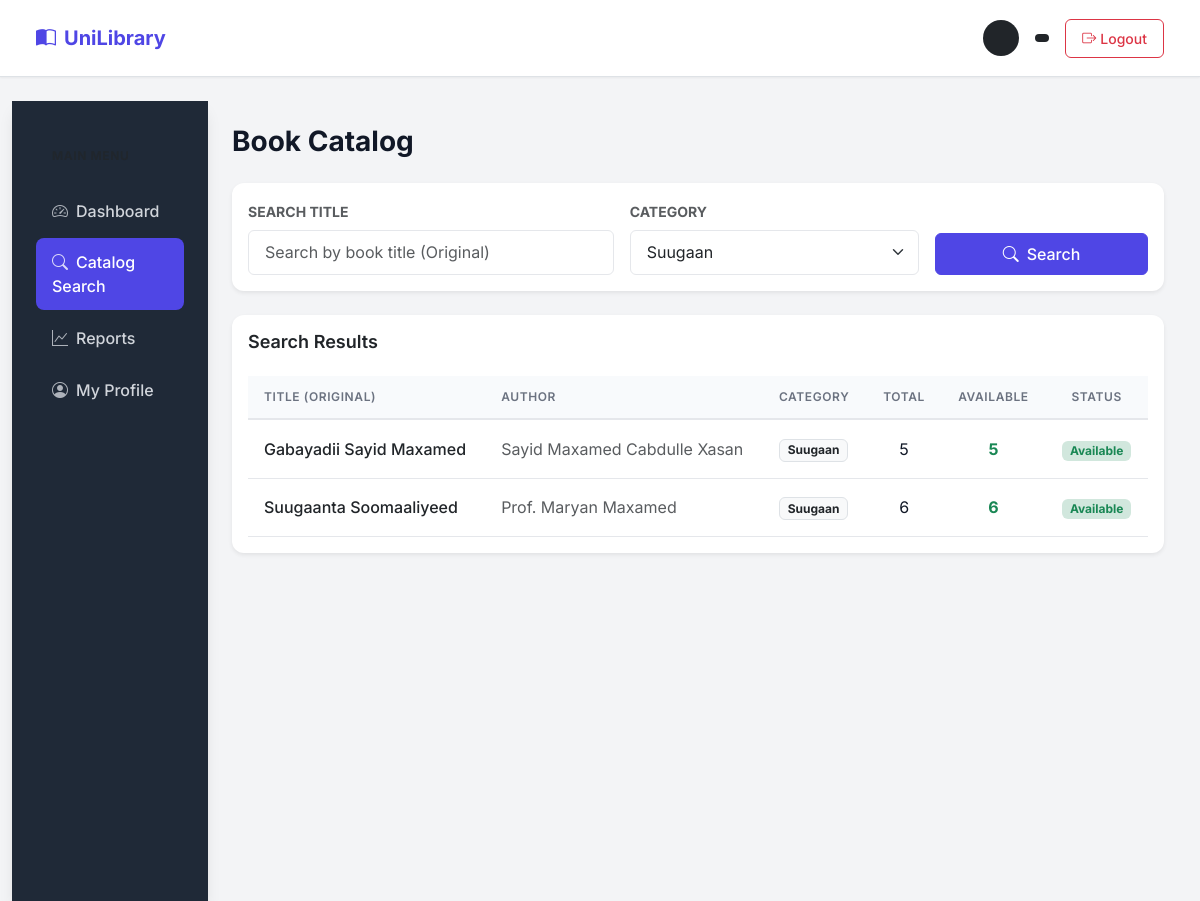
The app's page /public/catalog.php?category=5 (signed in) with its own data.
### tables this page shows
CREATE TABLE books (
    id INT AUTO_INCREMENT PRIMARY KEY,
    title_somali VARCHAR(255) NOT NULL,
    author_somali VARCHAR(150) NOT NULL,
    category_id INT NOT NULL,
    isbn VARCHAR(50),
    total_copies INT NOT NULL DEFAULT 1,
    available_copies INT NOT NULL DEFAULT 1,
    status ENUM('available','unavailable') DEFAULT 'available',
    created_at TIMESTAMP DEFAULT CURRENT_TIMESTAMP,
    FOREIGN KEY (category_id) REFERENCES categories(id)
);

CREATE TABLE categories (
    id INT AUTO_INCREMENT PRIMARY KEY,
    name_somali VARCHAR(100) NOT NULL UNIQUE
);

### public/catalog.php (the view, shortened to what this page needs)
<?php
$pdo = getPDO();
$searchTitle = trim($_GET['q'] ?? '');
$categoryFilter = (int)($_GET['category'] ?? 0);
$categories = $pdo->query('SELECT * FROM categories ORDER BY name_somali')->fetchAll();
$where = [];
$params = [];
if ($categoryFilter) {
    $where[] = 'b.category_id = :category';
    $params[':category'] = $categoryFilter;
}
$sql = 'SELECT b.*, c.name_somali AS category_name
        FROM books b
        JOIN categories c ON b.category_id = c.id';
if ($where) {
    $sql .= ' WHERE ' . implode(' AND ', $where);
}
$sql .= ' ORDER BY b.title_somali ASC';
$stmt = $pdo->prepare($sql);
$stmt->execute($params);
$books = $stmt->fetchAll();
include __DIR__ . '/../includes/header.php';
?>
<div class="row g-0">
    <?php include __DIR__ . '/../includes/sidebar.php'; ?>
    <div class="col-md-10 p-4">
        <h3 class="mb-4 fw-bold">Book Catalog</h3>
        <div class="card shadow-sm border-0 mb-4">
            <div class="card-body">
                <form method="get" class="row g-3">
                    <div class="col-md-5">
                        <label for="search" class="form-label text-muted small text-uppercase fw-bold">Search Title</label>
                        <input type="text" name="q" id="search" value="<?php echo htmlspecialchars($searchTitle); ?>" class="form-control" placeholder="Search by book title (Original)">
                    </div>
                    <div class="col-md-4">
                        <label for="category" class="form-label text-muted small text-uppercase fw-bold">Category</label>
                        <select name="category" id="category" class="form-select">
                            <?php foreach ($categories as $cat): ?>
                                <option value="<?php echo $cat['id']; ?>" <?php echo $categoryFilter === (int)$cat['id'] ? 'selected' : ''; ?>>
                                    <?php echo htmlspecialchars($cat['name_somali']); ?>
                                </option>
                            <?php endforeach; ?>
                        </select>
                    </div>
                    <div class="col-md-3 d-flex align-items-end">
                        <button type="submit" class="btn btn-primary w-100">
                            <i class="bi bi-search me-2"></i>Search
                        </button>
                    </div>
                </form>
            </div>
        </div>
        <div class="card shadow-sm border-0">
            <div class="card-body">
                <h5 class="card-title mb-4">Search Results</h5>
                <div class="table-responsive">
                    <table class="table table-hover align-middle">
                        <thead class="bg-light">
                            <tr>
                                <th>Title (Original)</th>
                                <th>Author</th>
                                <th>Category</th>
                                <th class="text-center">Total</th>
                                <th class="text-center">Available</th>
                                <th class="text-center">Status</th>
                            </tr>
                        </thead>
                        <tbody>
                            <?php if (count($books) > 0): ?>
                                <?php foreach ($books as $b): ?>
                                    <tr>
                                        <td class="fw-medium text-dark"><?php echo htmlspecialchars($b['title_somali']); ?></td>
                                        <td class="text-muted"><?php echo htmlspecialchars($b['author_somali']); ?></td>
                                        <td><span class="badge bg-light text-dark border"><?php echo htmlspecialchars($b['category_name']); ?></span></td>
                                        <td class="text-center"><?php echo $b['total_copies']; ?></td>
                                        <td class="text-center">
                                            <?php if ($b['available_copies'] > 0): ?>
                                                <span class="text-success fw-bold"><?php echo $b['available_copies']; ?></span>
                                            <?php else: ?>
                                                <span class="text-danger fw-bold">0</span>
                                            <?php endif; ?>
                                        </td>
                                        <td class="text-center">
                                            <?php if ($b['status'] === 'available' && $b['available_copies'] > 0): ?>
                                                <span class="badge bg-success-subtle text-success">Available</span>
                                            <?php else: ?>
                                                <span class="badge bg-danger-subtle text-danger">Unavailable</span>
                                            <?php endif; ?>
                                        </td>
                                    </tr>
                                <?php endforeach; ?>
                            <?php endif; ?>
                        </tbody>
                    </table>
                </div>
            </div>
        </div>
    </div>
</div>
<?php include __DIR__ . '/../includes/footer.php'; ?>

### public/assets/css/style.css (style rules this page uses)
:root { --primary-color: #4f46e5; --primary-hover: #4338ca; --secondary-color: #64748b; --accent-color: #0ea5e9; --success-color: #10b981; --warning-color: #f59e0b; --danger-color: #ef4444; --dark-bg: #111827; --sidebar-bg: #1f2937; --card-bg: #ffffff; --body-bg: #f3f4f6; --text-main: #111827; --text-muted: #6b7280; --border-color: #e5e7eb; --radius-sm: 0.375rem; --radius-md: 0.5rem; --radius-lg: 0.75rem; --shadow-sm: 0 1px 2px 0 rgb(0 0 0 / 0.05); --shadow-md: 0 4px 6px -1px rgb(0 0 0 / 0.1), 0 2px 4px -2px rgb(0 0 0 / 0.1); --shadow-lg: 0 10px 15px -3px rgb(0 0 0 / 0.1), 0 4px 6px -4px rgb(0 0 0 / 0.1); }
body { font-family: 'Inter', sans-serif; background-color: var(--body-bg); color: var(--text-main); line-height: 1.5; }
h1, h2, h3, h4, h5, h6 { font-weight: 600; color: var(--text-main); margin-bottom: 1rem; }
.card { background-color: var(--card-bg); border: 1px solid var(--border-color); border-radius: var(--radius-lg); box-shadow: var(--shadow-sm); margin-bottom: 1.5rem; }
.card-title { font-size: 1.125rem; font-weight: 600; margin-bottom: 1rem; }
.btn { border-radius: var(--radius-sm); font-weight: 500; padding: 0.5rem 1rem; transition: all 0.2s; }
.btn-primary { background-color: var(--primary-color); border-color: var(--primary-color); }
.form-control, .form-select { border-radius: var(--radius-sm); border: 1px solid var(--border-color); padding: 0.6rem 1rem; }
.table { margin-bottom: 0; }
.table th { background-color: #f8fafc; color: var(--text-muted); font-weight: 600; text-transform: uppercase; font-size: 0.75rem; letter-spacing: 0.05em; padding: 0.75rem 1rem; border-bottom: 2px solid var(--border-color); }
.table td { padding: 1rem; vertical-align: middle; border-bottom: 1px solid var(--border-color); color: var(--text-main); }

### records on screen
books: title_somali "Gabayadii Sayid Maxamed", author_somali "Sayid Maxamed Cabdulle Xasan", category.name_somali "Suugaan", total_copies "5", available_copies "5", status "Available"
books: title_somali "Suugaanta Soomaaliyeed", author_somali "Prof. Maryan Maxamed", category.name_somali "Suugaan", total_copies "6", available_copies "6", status "Available"

### other values on screen
form field category "Suugaan"
